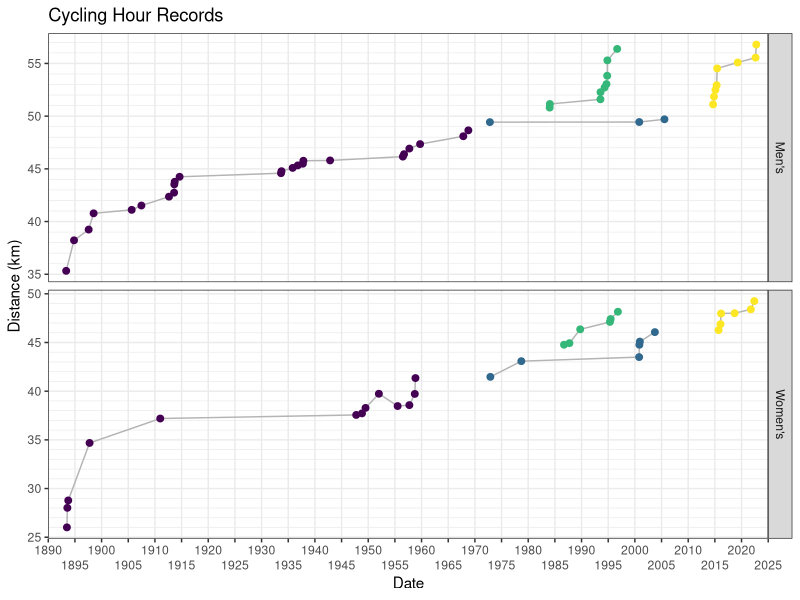
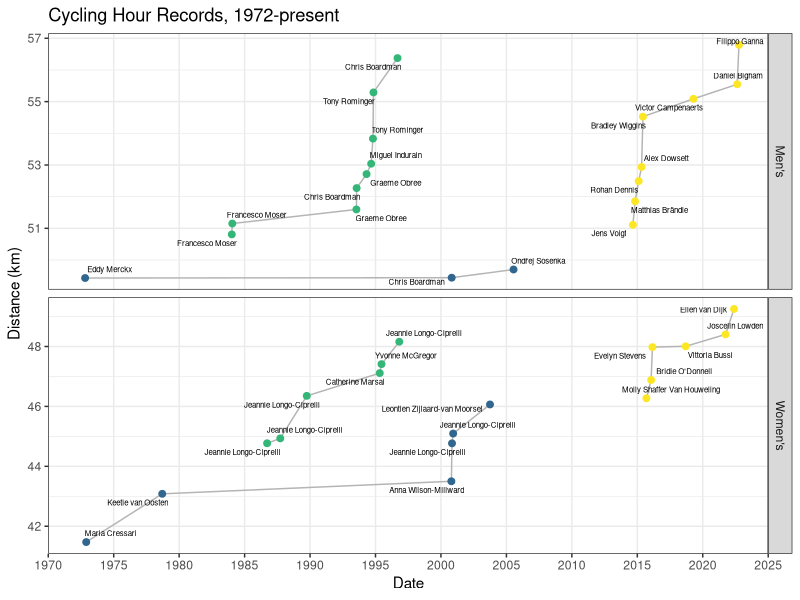

Source code (R) for these figures, in order:
## ---- chunk 1
#| label: libraries
#| include: false

library(here)
library(tidyverse)
library(kableExtra)
library(scales)
library(viridis)
library(ggrepel)
## ---- chunk 2
#| label: data-preparation
#| message: false

read_csv("hour_records.csv", col_types = "ccffn") |>
  mutate(date = mdy(date)) ->
  hour_records

hour_records |>
  kable(caption = "Cycling Hour Records") |>
  scroll_box(height = "5in")
## ---- chunk 3
#| label: chart-1
#| warning: false
#| code-fold: true

hour_records |>
  ggplot() +
  # aesthetic mapping
  aes(x = date, y = distance, colour = type, fill = type, label = name) +
  # visual elements representing the data
  geom_line(colour = "#b4b4b4") +
  geom_point(size = 2) +
  # scales
  scale_y_continuous(breaks = seq(25,60,5), minor_breaks = seq(25, 60, 1)) +
  scale_x_date(breaks = as.Date(paste0(seq(1890, 2030, by = 5), "-01-01")),
               labels = date_format("%Y"),
               guide = guide_axis(n.dodge = 2),
               limits = as.Date(c("1890-01-01", "2025-01-01")),
               expand = c(0, 0)) +
  scale_colour_viridis(discrete = TRUE) +
  scale_fill_viridis(discrete = TRUE) +
  # facets
  facet_wrap(facets = vars(gender), 
             scales = "free_y", 
             nrow = 2, 
             strip.position="right") +
  # labels
  labs(title = "Cycling Hour Records", 
       y = "Distance (km)", 
       x = "Date") +
  # theming
  theme_bw() +
  theme(legend.position = "none",
        legend.title = element_blank(),
        panel.grid.minor.x = element_blank()) ->
  p

p
## ---- chunk 4
#| label: chart-2
#| warning: false
#| code-fold: true

# change the data embedded in the previous plot
p$data |>
  filter(type != "Historical") ->
  p$data

# re-plot it with text labels and new scales
p +
  geom_text_repel(size = 2, colour = "black") +
  scale_x_date(breaks = as.Date(paste0(seq(1970, 2030, by = 5), "-01-01")),
               labels = date_format("%Y"),
               limits = as.Date(c("1970-01-01", "2025-01-01")),
               expand = c(0, 0)) +
  scale_y_continuous() +
  scale_colour_viridis(discrete = TRUE, begin = 0.33) +
  labs(title = "Cycling Hour Records, 1972-present")
